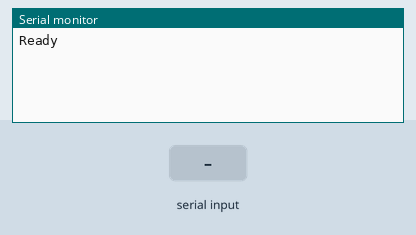
The sketch below on a simulated Arduino Uno, built with avr-gcc and run on an emulated ATmega328P. Parts: the last lines printed to the serial monitor. The inputs (shaded band) are chosen by the test bench.

Above: at 1.2 s.
1.3 s: "90,45,200\n" received over Serial
At 1.8 s:
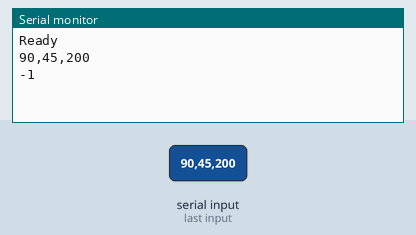
2.8 s: "90,45\n" received over Serial
At 4.1 s:
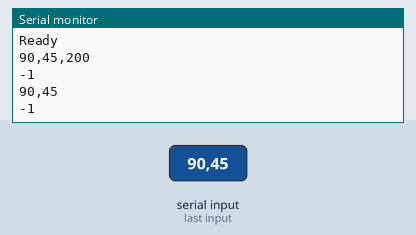

The sketch:

SerialCommandParser.ino
```cpp
/*
  Small serial command processor..
  allows for one int param to be passed in..
  ex. SPEED=100
  command SPEED would be looked up and NewValue would equal 100

created 2.25.2023 ~q

*/


//how many command
const byte NumCommands = 2;
//the commands to watch for
const char* Commands[] = {"LIST", "HELP"};
//buffer to store incomming
char buff[80];
//new value sent in XXX=100
int NewValue = 0;
//have we recv a command
bool CommandRecv = false;
//keep track of where we are
int CharCounter = 0;
void setup() {

  Serial.begin(115200);
  Serial.println("Ready");


}

void loop() {

//check for commands..
CheckForCommand();

}


void CheckForCommand(){
  while (Serial.available())
  {
    char achar = Serial.read();
    if (achar != 10) {
      if (CharCounter < sizeof(buff)) {
        buff[CharCounter] = achar;
        CharCounter++;
      }
    } else CommandRecv = true;
  }


   //process incoming command..
   //use a switch statement for many commands..
  if (CommandRecv) {
    CommandRecv = false;
    CharCounter = 0;
    Serial.println(buff);
    Serial.println(ParseCommand(buff));
    ZeroBuffer();
  }
}

//splits incoming string
//into command and value
//returns the commands array position if found
//returns -1 if command was not found..
int ParseCommand(char* abuff) {

  int CommandNum = -1;
  int splits = 0;
  char* comm;
  char* value;

  for ( char* piece = strtok( abuff, "=");
        piece != nullptr;
        piece = strtok( nullptr, "=")) {
    if (splits == 0) {
      comm = piece;
      splits++;
    } else if (splits == 1) {
      value = piece;
      splits++;
    }
  }

  //convert and store our value
  if (value != nullptr) {
    NewValue = atoi(value);
  }

  if (comm != nullptr) {
    for (int i = 0; i < NumCommands; i++) {
      if (strcmp(Commands[i], comm) == 0) {
        CommandNum = i;
        break;
      }
    }
  }
  return CommandNum;
}

//empties out the old..
void ZeroBuffer() {
  for (int i = 0; i < sizeof(buff); i++) {
    buff[i] = 0;
  }

}
```

Measured:
- after the input at 1.3 s, the serial monitor: prints a new line at once (image 1)
- after the input at 2.8 s, the serial monitor: prints a new line at once (image 2)
